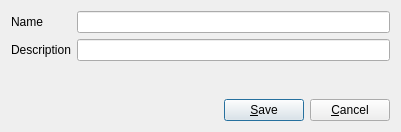
<?xml version="1.0" encoding="UTF-8"?>
<ui version="4.0">
 <class>dialog_training_program</class>
 <widget class="QDialog" name="dialog_training_program">
  <property name="geometry">
   <rect>
    <x>0</x>
    <y>0</y>
    <width>401</width>
    <height>132</height>
   </rect>
  </property>
  <property name="windowTitle">
   <string>New Training Program</string>
  </property>
  <layout class="QVBoxLayout" name="verticalLayout">
   <item>
    <layout class="QGridLayout" name="gridLayout">
     <item row="0" column="0">
      <widget class="QLabel" name="label_tpr_name">
       <property name="text">
        <string>Name</string>
       </property>
      </widget>
     </item>
     <item row="0" column="1">
      <widget class="QLineEdit" name="lineEdit_tpr_name">
       <property name="maxLength">
        <number>63</number>
       </property>
      </widget>
     </item>
     <item row="1" column="0">
      <widget class="QLabel" name="label_tpr_description">
       <property name="text">
        <string>Description</string>
       </property>
      </widget>
     </item>
     <item row="1" column="1">
      <widget class="QLineEdit" name="lineEdit_tpr_description">
       <property name="maxLength">
        <number>1023</number>
       </property>
      </widget>
     </item>
    </layout>
   </item>
   <item>
    <spacer name="verticalSpacer">
     <property name="orientation">
      <enum>Qt::Vertical</enum>
     </property>
     <property name="sizeHint" stdset="0">
      <size>
       <width>20</width>
       <height>28</height>
      </size>
     </property>
    </spacer>
   </item>
   <item>
    <layout class="QHBoxLayout" name="horizontalLayout">
     <item>
      <spacer name="horizontalSpacer">
       <property name="orientation">
        <enum>Qt::Horizontal</enum>
       </property>
       <property name="sizeHint" stdset="0">
        <size>
         <width>40</width>
         <height>20</height>
        </size>
       </property>
      </spacer>
     </item>
     <item>
      <widget class="QPushButton" name="pushButton_save">
       <property name="text">
        <string>&amp;Save</string>
       </property>
      </widget>
     </item>
     <item>
      <widget class="QPushButton" name="pushButton_cancel">
       <property name="text">
        <string>&amp;Cancel</string>
       </property>
      </widget>
     </item>
    </layout>
   </item>
  </layout>
 </widget>
 <resources/>
 <connections/>
</ui>
